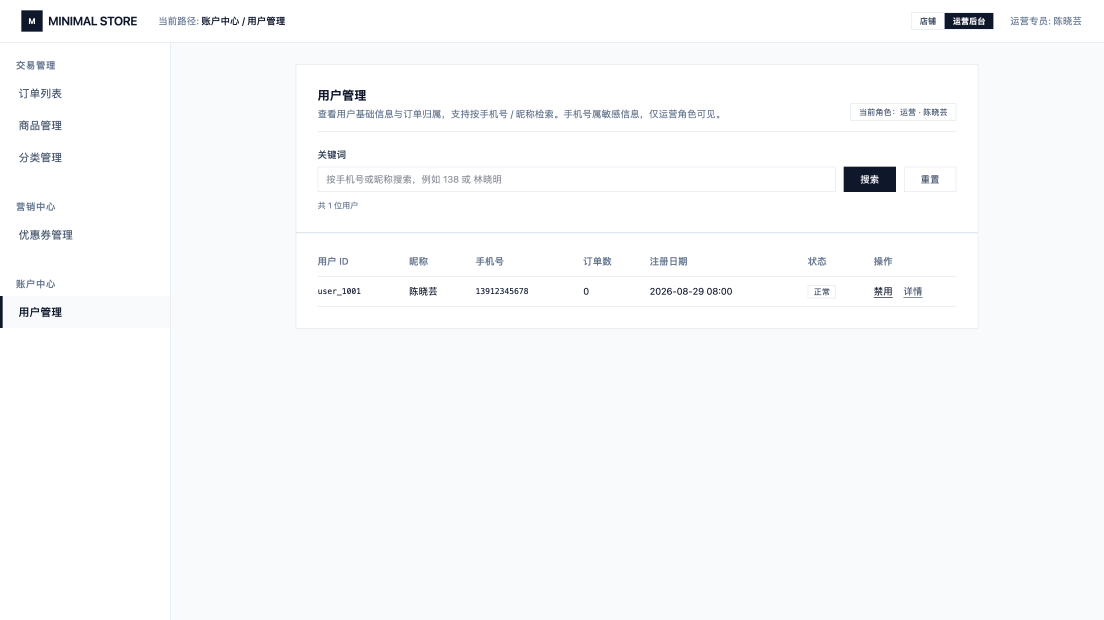
#> input picture learning-sdd/admin-users-fixed.png, 3310 x 1860 px (shown at 1/3 size)
$ python extract_palette.py ../../../../learning-sdd/admin-users-fixed.png
#> lines starting #> are read from the running program, lines starting #| are printed output that depends on the picture
#!/usr/bin/env python3
# -*- coding: utf-8 -*-
"""
Extract a usable colour palette from a reference image (e.g. a brand / cover slide).

Outputs:
  - a ranked list of dominant colours with coverage share
  - role suggestions (background / ink / primary / secondary / neutral)
  - optionally a JSON token file consumable by build_slide.py --palette

Usage:
    python3 extract_palette.py cover.png
    python3 extract_palette.py cover.png --colors 8 --out palette.json
    python3 extract_palette.py cover.png --ignore-top 0.06   # crop away a header band
"""
from __future__ import annotations

import argparse
import colorsys
import json

from PIL import Image


def rgb_to_hex(rgb) -> str:
    return "%02X%02X%02X" % tuple(int(v) for v in rgb[:3])


def hex_to_rgb(h: str):
    h = h.lstrip("#")
    return tuple(int(h[i:i + 2], 16) for i in (0, 2, 4))


def luminance(rgb) -> float:
    r, g, b = [c / 255.0 for c in rgb[:3]]
    return 0.2126 * r + 0.7152 * g + 0.0722 * b


def saturation(rgb) -> float:
    h, s, v = colorsys.rgb_to_hsv(*[c / 255.0 for c in rgb[:3]])
    return s


def is_near(a, b, tol=26) -> bool:
    return all(abs(x - y) <= tol for x, y in zip(a[:3], b[:3]))


def dominant_colors(img: Image.Image, k: int = 10):
    img = img.convert("RGB")
    # Downscale for speed; quantize is O(pixels).
    w, h = img.size
    scale = max(1, int(max(w, h) / 600))
    if scale > 1:
        img = img.resize((w // scale, h // scale), Image.LANCZOS)

    q = img.quantize(colors=k, method=Image.MEDIANCUT, dither=Image.NONE)
    palette = q.getpalette()
    counts = sorted(q.getcolors(), reverse=True)
    total = sum(c for c, _ in counts)

    out = []
    for count, idx in counts:
        rgb = tuple(palette[idx * 3: idx * 3 + 3])
        out.append({
            "hex": rgb_to_hex(rgb),
            "rgb": list(rgb),
            "share": round(count / total, 4),
        })
    return out


def dedupe(items, tol=26):
    kept = []
    for it in items:
        rgb = hex_to_rgb(it["hex"])
        if any(is_near(rgb, hex_to_rgb(k["hex"]), tol) for k in kept):
            # merge share into the existing entry
            for k in kept:
                if is_near(rgb, hex_to_rgb(k["hex"]), tol):
                    k["share"] = round(k["share"] + it["share"], 4)
            continue
        kept.append(dict(it))
    kept.sort(key=lambda x: -x["share"])
    return kept


def suggest_roles(items):
    """Heuristic role assignment for a slide palette."""
    light = [c for c in items if luminance(c["rgb"]) > 0.80]
    dark = [c for c in items if luminance(c["rgb"]) < 0.25]
    mid = [c for c in items if 0.25 <= luminance(c["rgb"]) <= 0.80]

    chromatic = sorted(
        [c for c in items if saturation(c["rgb"]) > 0.18],
        key=lambda c: -c["share"])

    roles = {}
    if light:
        roles["background"] = max(light, key=lambda c: c["share"])["hex"]
    if dark:
        roles["ink"] = max(dark, key=lambda c: c["share"])["hex"]
    if chromatic:
        roles["primary"] = chromatic[0]["hex"]
    if len(chromatic) > 1:
        # pick a secondary with a clearly different hue
        h1 = colorsys.rgb_to_hsv(*[c / 255.0 for c in hex_to_rgb(chromatic[0]["hex"])])[0]
        for c in chromatic[1:]:
            h2 = colorsys.rgb_to_hsv(*[c / 255.0 for c in hex_to_rgb(c["hex"])])[0]
            if min(abs(h1 - h2), 1 - abs(h1 - h2)) > 0.12:
                roles["secondary"] = c["hex"]
                break
        if "secondary" not in roles and len(chromatic) > 1:
            roles["secondary"] = chromatic[1]["hex"]
    if mid:
        neutrals = [c for c in mid if saturation(c["rgb"]) <= 0.18]
        if neutrals:
            roles["neutral"] = max(neutrals, key=lambda c: c["share"])["hex"]
    return roles


def to_tokens(roles, items):
    """Emit palette tokens compatible with build_slide.py --palette."""
    tokens = {}
    mapping = {
        "background": "bg",
        "ink": "ink",
        "primary": "green",
        "secondary": "blue",
        "neutral": "slate_light",
    }
    for role, token in mapping.items():
        if role in roles:
            tokens[token] = roles[role]
    return tokens


def main():
    ap = argparse.ArgumentParser()
    ap.add_argument("image")
    ap.add_argument("--colors", type=int, default=10)
    ap.add_argument("--ignore-top", type=float, default=0.0,
                    help="crop this fraction off the top before sampling")
    ap.add_argument("--ignore-bottom", type=float, default=0.0,
                    help="crop this fraction off the bottom before sampling")
    ap.add_argument("--out", help="write palette tokens as JSON")
    args = ap.parse_args()

    img = Image.open(args.image).convert("RGB")
#> img is the input picture: PIL image 3310x1860 RGB; mean R, G, B 248.5, 249.8, 251.2
    w, h = img.size
#> w = 3310; h = 1860
    if args.ignore_top or args.ignore_bottom:
        img = img.crop((0, int(h * args.ignore_top), w, int(h * (1 - args.ignore_bottom))))

    items = dedupe(dominant_colors(img, args.colors))
#> in dominant_colors, `img = img.resize((w // scale, h // scale), Image.LANCZOS)`:
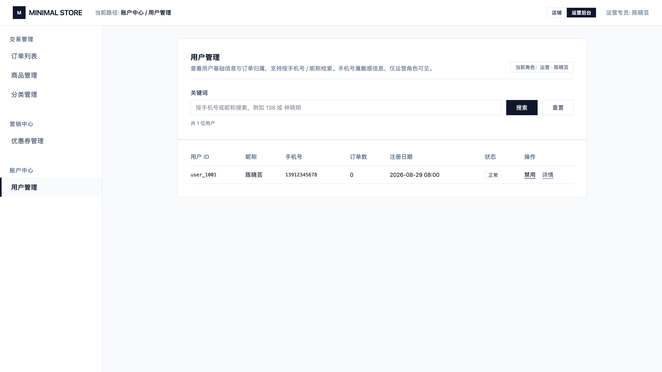
#> img: PIL image 662x372 RGB; mean R, G, B 248.4, 249.7, 251.1
#> in dominant_colors, `palette = q.getpalette()`: palette = 30 values, max 255 at index 0, min 200 at index 27, mean 247.2
#> in dominant_colors, `counts = sorted(q.getcolors(), reverse=True)`: counts = [(128178, 6), (98109, 0), (5612, 9), (4768, 8), (2986, 3), (2652, 2), (2605, 7), (867, 5), (480, 4), (7, 1)]
#> in dominant_colors, `total = sum(c for c, _ in counts)`: total = 246264
#> the loop in dominant_colors, `for count, idx in counts:` made 10 passes
#> (count, idx, rgb) on passes 1 to 10: (128178, 6, (248, 250, 252)), (98109, 0, (255, 255, 255)), (5612, 9, (200, 204, 211)), (4768, 8, (247, 250, 252)), (2986, 3, (252, 253, 254)), (2652, 2, (254, 255, 255)), (2605, 7, (248, 250, 251)), (867, 5, (248, 250, 253)), (480, 4, (249, 250, 251)), (7, 1, (255, 255, 254))
#> after the loop in dominant_colors, `for count, idx in counts:`: out = 10 items
#> in dedupe, `kept = []`: kept = []
#> the loop in dedupe, `for it in items:` made 10 passes
#> it on passes 1 to 10: {'hex': 'F8FAFC', 'rgb': [248, 250, 252], 'share': 0.52}, {'hex': 'FFFFFF', 'rgb': [255, 255, 255], 'share': 0.398}, {'hex': 'C8CCD3', 'rgb': [200, 204, 211], 'share': 0.0228}, {'hex': 'F7FAFC', 'rgb': [247, 250, 252], 'share': 0.0194}, {'hex': 'FCFDFE', 'rgb': [252, 253, 254], 'share': 0.0121}, {'hex': 'FEFFFF', 'rgb': [254, 255, 255], 'share': 0.0108}, {'hex': 'F8FAFB', 'rgb': [248, 250, 251], 'share': 0.0106}, {'hex': 'F8FAFD', 'rgb': [248, 250, 253], 'share': 0.0035}, {'hex': 'F9FAFB', 'rgb': [249, 250, 251], 'share': 0.0019}, {'hex': 'FFFFFE', 'rgb': [255, 255, 254], 'share': 0}
#> after the loop in dedupe, `for it in items:`: k = {'hex': 'C8CCD3', 'rgb': [200, 204, 211], 'share': 0.0228}; kept = 2 items
#> items = 2 items
    roles = suggest_roles(items)
#> in suggest_roles, `light = [c for c in items if luminance(c["rgb"]) > 0.80]`: light = 1 item
#> in suggest_roles, `dark = [c for c in items if luminance(c["rgb"]) < 0.25]`: dark = []
#> in suggest_roles, `mid = [c for c in items if 0.25 <= luminance(c["rgb"]) <= 0.80]`: mid = 1 item
#> in suggest_roles, `chromatic = sorted( [c for c in items if saturation(c["rgb"]) > 0.18],..`: chromatic = []
#> in suggest_roles, `neutrals = [c for c in mid if saturation(c["rgb"]) <= 0.18]`: neutrals = 1 item
#> roles = {'background': 'F8FAFC', 'neutral': 'C8CCD3'}

    print(f"image: {args.image}  ({w}x{h})")
#| image: ../../../../learning-sdd/admin-users-fixed.png  (3310x1860)
    print(f"{'hex':<9}{'share':>8}  {'lum':>5}  {'sat':>5}")
    for it in items:
        rgb = hex_to_rgb(it["hex"])
        print(f"#{it['hex']:<8}{it['share'] * 100:>7.1f}%  "
              f"{luminance(rgb):>5.2f}  {saturation(rgb):>5.2f}")
#> this loop made 2 passes
#> (it, r in luminance, g in luminance, b in luminance, s in saturation, v in saturation) on passes 1 to 2: ({'hex': 'F8FAFC', 'rgb': [248, 250, 252], 'share': 0.977}, 0.973, 0.98, 0.988, 0.0159, 0.988), ({'hex': 'C8CCD3', 'rgb': [200, 204, 211], 'share': 0.0228}, 0.784, 0.8, 0.827, 0.0521, 0.827)
#| #F8FAFC     97.7%   0.98   0.02
#| #C8CCD3      2.3%   0.80   0.05

    print("\nsuggested roles:")
    for role, hx_ in roles.items():
        print(f"  {role:<11} #{hx_}")
#> this loop made 2 passes
#> (role, hx_) on passes 1 to 2: ('background', 'F8FAFC'), ('neutral', 'C8CCD3')
#|   background  #F8FAFC
#|   neutral     #C8CCD3

    if args.out:
        tokens = to_tokens(roles, items)
        payload = {"tokens": tokens, "dominant": items, "roles": roles}
        with open(args.out, "w", encoding="utf-8") as fh:
            json.dump(payload, fh, ensure_ascii=False, indent=2)
        print(f"\nwrote {args.out}")
        print("hint: python3 build_slide.py --palette " + args.out)


if __name__ == "__main__":
    main()
